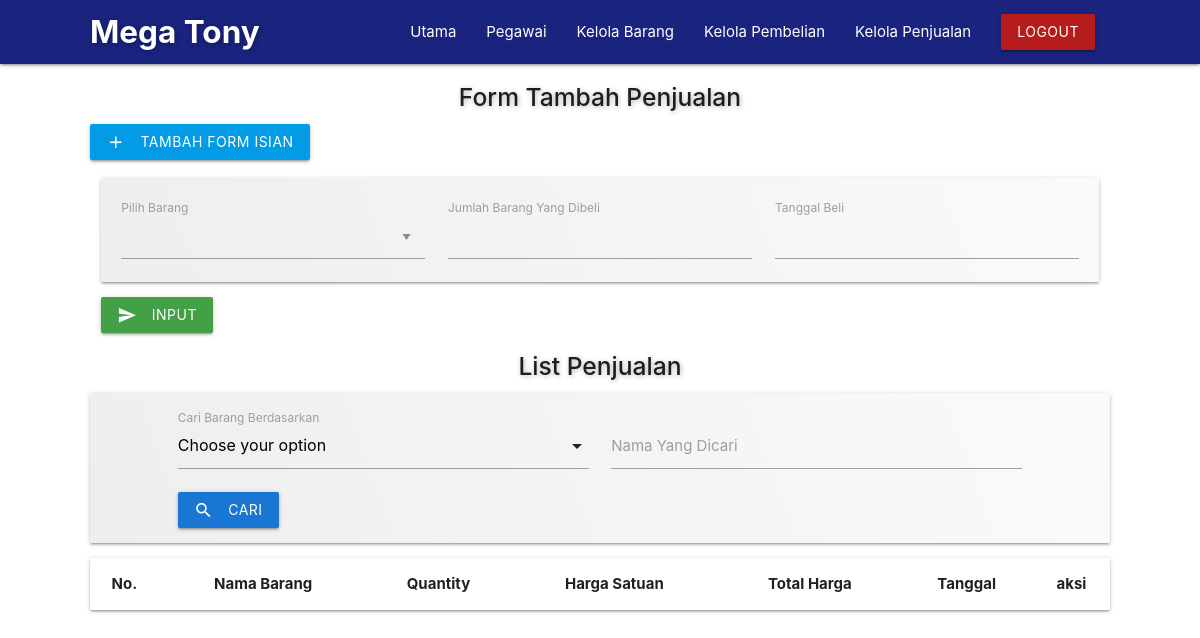
Before: /admin/penjualan.php (signed in) with the older database file.
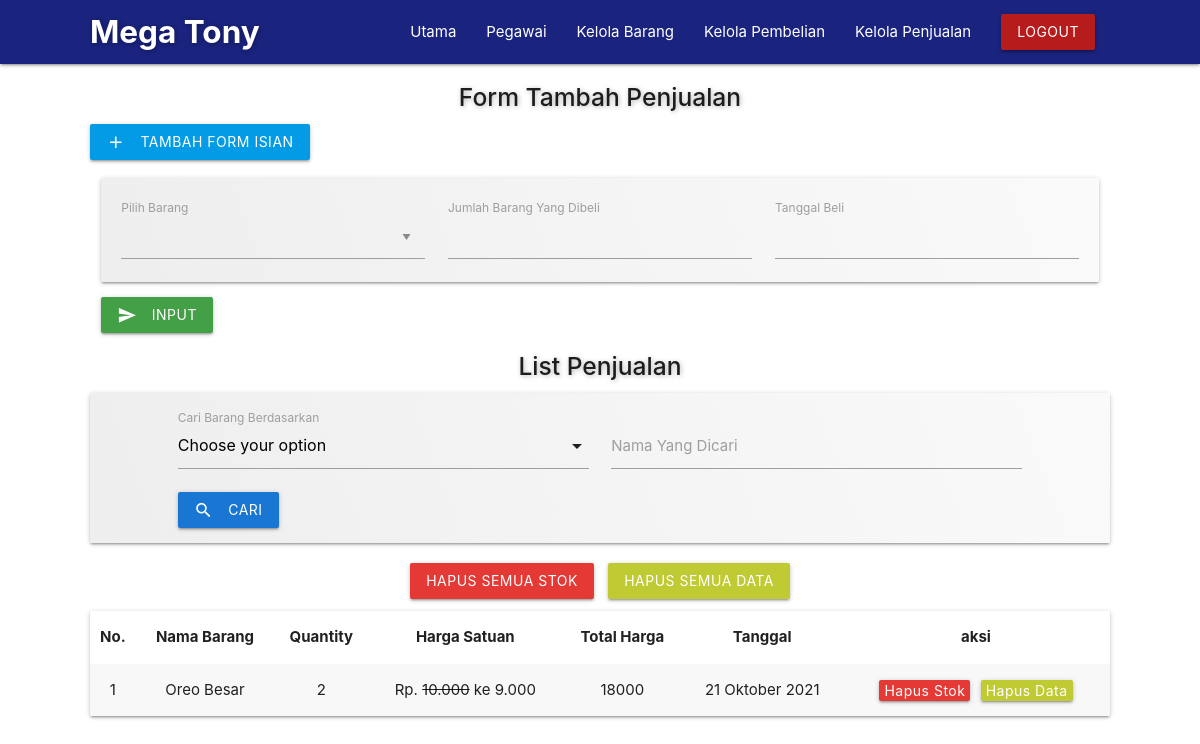
After: the same page with the newer database file.
### tables this page shows
CREATE TABLE IF NOT EXISTS `penjualan` (
  `id` int(11) NOT NULL AUTO_INCREMENT,
  `id_barang` int(11) DEFAULT NULL,
  `jum_yg_dibeli` int(11) DEFAULT NULL,
  `tot_yg_dibeli` int(11) DEFAULT NULL,
  `tanggal` datetime DEFAULT NULL,
  PRIMARY KEY (`id`)
);

CREATE TABLE IF NOT EXISTS `list_barang` (
  `id_barang` int(11) NOT NULL AUTO_INCREMENT,
  `nama_barang` text DEFAULT NULL,
  `harga` double DEFAULT NULL,
  `stok` int(11) DEFAULT NULL,
  `promo` text DEFAULT NULL,
  `diskon` int(11) DEFAULT NULL,
  `satuan` varchar(50) DEFAULT NULL,
  `unit` int(11) DEFAULT NULL,
  `tgl_expire` date DEFAULT NULL,
  `foto` text DEFAULT NULL,
  PRIMARY KEY (`id_barang`)
);

### admin/asset/datetime/datetimeFormat.php (called while the page is built, shortened)
<?php
class datetimeFormat {
    public static function TanggalIndo($date){
          $BulanIndo = array(
                            "Januari",
                            "Februari",
                            "Maret",
                            "April",
                            "Mei",
                            "Juni",
                            "Juli",
                            "Agustus",
                            "September",
                            "Oktober",
                            "November",
                            "Desember"
                            );
          $tahun = substr($date, 0, 4);
          $bulan = substr($date, 5, 2);
          $tgl   = substr($date, 8, 2);
          $result = $tgl . " " . $BulanIndo[(int)$bulan-1] . " ". $tahun;
          return($result);
    }
}
?>

### admin/penjualan.php (the view, shortened to what this page needs)
<?php
	include('template/header.php');
	include 'asset/datetime/datetimeFormat.php';
?>
<link rel="stylesheet" type="text/css" href="asset/css/pembelian-penjualan-style.css">
<?php
  $qry    = "SELECT
							a.*,
							b.nama_barang,
							b.stok,
							b.harga,
							b.diskon
						FROM penjualan a
						LEFT JOIN list_barang b ON a.id_barang=b.id_barang";
  $orderby = "id";
?>
	<section id="penjualan">
		<div class="container">
			<h5 class="center-align title-form">Form Tambah Penjualan</h5>
			<a class="waves-effect waves-light btn  light-blue darken-1" id="tambah-kolom"><i class="material-icons left">add</i>Tambah Form Isian</a>
			<div class="row">
				<form action="func/penjualan_func.php?action=insert" enctype="multipart/form-data" method="post">
				<div class="element col s12" id="div_1">
			    <div id="txt_1">
			      <div class="card-panel bg">
							<div class="row">
						    <div class="col s12 m6 l4">
					        <div class="ui-widget input-field">
					          <label>Pilih Barang</label>
					        </div>
						    </div>
				        <div class="input-field col s12 m6 l4">
				          <input placeholder="" id="jum_yg_dibeli" type="number" class="validate" name="jum_yg_dibeli[]" required>
				          <label for="jum_yg_dibeli">Jumlah Barang Yang Dibeli</label>
				        </div>
				        <div class="input-field col s12 m6 l4">
				          <input placeholder="" id="tanggal" type="text" class="validate datepicker" name="tanggal[]" required>
				          <label for="tanggal">Tanggal Beli</label>
				        </div>
						  </div>
			      </div>
			    </div>
				</div>
				<div class="col s12">
					<button type="submit" class="waves-effect waves-light btn green darken-1" id="input-penjualan"><i class="material-icons left">send</i>Input</button>
				</div>
				</form>
		  </div>
		</div>
		<div class="container list-penjualan">
			<h5 class="center-align title-form">List Penjualan</h5>
      <div class="pencarian-barang">
        <div class="card-panel bg">
          <?php include('../paginasi/pencarian.php'); ?>
        </div>
      </div>
			<div class="btn-delete center-align">
				<?php
					$data_pembelian = mysqli_query($mysqli, "SELECT * FROM penjualan");
					$jum_pembelian = mysqli_num_rows($data_pembelian);
					if ($jum_pembelian > 0) {
				?>
					<a class="waves-effect waves-light btn red darken-1 confirm-delete-all-stok" style="cursor: pointer;">Hapus Semua Stok</a>
					<a class="waves-effect waves-light btn lime darken-1 confirm-delete-all-data" style="cursor: pointer;">Hapus Semua Data</a>
				<?php } ?>
			</div>
			<div class="card-panel">
				<table class="striped centered responsive-table">
	        <thead>
	          <tr>
	          		<th>No.</th>
	              <th>Nama Barang</th>
	              <th>Quantity</th>
	              <th>Harga Satuan</th>
	              <th>Total Harga</th>
	              <th>Tanggal</th>
	              <th>aksi</th>
	          </tr>
	        </thead>
	        <tbody>
	        <?php
	        	$no = 1;
						$kolomCari=(isset($_GET['Kolom']))? $_GET['Kolom'] : "";
						$kolomKataKunci=(isset($_GET['KataKunci']))? $_GET['KataKunci'] : "";
						if($kolomCari=="" && $kolomKataKunci==""){
						  $dt = mysqli_query($mysqli, "$qry ORDER BY $orderby DESC");
						}else{
						  $dt = mysqli_query($mysqli, "$qry WHERE $kolomCari LIKE '%$kolomKataKunci%'");
						}
						while($data = mysqli_fetch_array($dt)) {
					?>
	          <tr>
	          	<td><?php echo $no; ?></td>
	            <td><?php echo $data['nama_barang']; ?></td>
	            <td><?php echo $data['jum_yg_dibeli']; ?></td>
	            <td>
            	Rp. <?php if ($data['diskon'] == 0) {
                echo number_format($data['harga'],0,",",".");
              } else {
                echo '<del>'.number_format($data['harga'],0,",",".").'</del> ke ';
                $diskon       = $data['harga'] * $data['diskon']/100;
                $harga_diskon = $data['harga'] - $diskon;
                echo number_format($harga_diskon,0,",",".");
              } ?>
	            </td>
	            <td><?php echo $data['tot_yg_dibeli']; ?></td>
	            <td><?php echo datetimeFormat::TanggalIndo($data['tanggal']); ?></td>
	            <td>
	            	<a class="waves-effect waves-light btn red darken-1 confirm-delete-stok" style="cursor: pointer;">Hapus Stok</a>
	            	<a class="waves-effect waves-light btn lime darken-1 confirm-delete-data" style="cursor: pointer;">Hapus Data</a>
	            </td>
	          </tr>
	        <?php $no++; } ?>
	        </tbody>
	      </table>
			</div>
		</div>
	</section>
<?php include('template/footer.php'); ?>

### admin/template/header.php (shortened to what this page needs)
<!DOCTYPE html>
<html>
<head>
    <link rel="stylesheet" href="https://cdn.jsdelivr.net/npm/bootstrap-icons@1.5.0/font/bootstrap-icons.css">
    <link type="text/css" rel="stylesheet" href="../css/materialize.css"  media="screen,projection"/>
    <link rel="stylesheet" type="text/css" href="asset/css/style.css">
</head>
<body>
	<div class="navbar-fixed">
      <nav class="indigo darken-4">
        <div class="container">
          <div class="nav-wrapper">
            <a href="index.php" class="brand-logo">Mega Tony</a>
            <ul class="right hide-on-med-and-down">
              <li><a href="index.php">Utama</a></li>
              <li><a href="pegawai.php">Pegawai</a></li>
              <li><a href="list-barang.php">Kelola Barang</a></li>
              <li><a href="pembelian.php">Kelola Pembelian</a></li>
              <li><a href="penjualan.php">Kelola Penjualan</a></li>
              <li><a class="waves-effect waves-light btn modal-trigger red darken-4 confirmation-logout" style="cursor: pointer;">Logout</a></li>
            </ul>
          </div>
        </div>
      </nav>
    </div>

### paginasi/pencarian.php (shortened to what this page needs)
<div class="container">
  <form method="get">
    <div class="row">
      <div class="input-field col s12 m6">
        <label>Cari Barang Berdasarkan</label>
      </div>
      <div class="input-field col s12 m6">
        <input id="input-column-paginasi" type="text" class="validate" name="KataKunci" value="<?php if(isset($_GET['KataKunci'])){echo $_GET['KataKunci'];} ?>">
        <label for="input-column-paginasi">Nama Yang Dicari</label>
      </div>
      <div class="col">
        <button type="submit" class="waves-effect waves-light btn blue darken-2"><i class="material-icons left">search</i>Cari</button>
      </div>
    </div>
  </form>
</div>

### admin/template/footer.php (shortened to what this page needs)
</body>
</html>

### admin/asset/css/style.css (style rules this page uses)
nav .brand-logo { font-weight: bold; text-shadow: 1px 1px 5px rgba(0, 0, 0, 0.3); }

### admin/asset/css/pembelian-penjualan-style.css (style rules this page uses)
#pembelian, #penjualan { margin-top: 20px; }
#pembelian #tambah-kolom, #penjualan #tambah-kolom { margin-bottom: 10px; }
#pembelian .card-panel, #penjualan .card-panel { position: relative; padding: 20px 20px 0 20px; }
#pembelian .card-panel.bg, #penjualan .card-panel.bg { background: linear-gradient(70deg, #eeeeee, #fafafa); }
#pembelian .card-panel .row, #penjualan .card-panel .row { margin-bottom: unset; }
#pembelian button#input-pembelian, #penjualan button#input-penjualan { z-index: unset; }
#pembelian .title-form, #penjualan .title-form { font-weight: 500; text-shadow: 1px 1px 5px rgba(0, 0, 0, 0.3); margin-bottom: 13px; }
#pembelian .list-barang, #penjualan .list-penjualan { padding-bottom: 40px; }
#pembelian .list-barang .card-panel, #penjualan .list-penjualan .card-panel { padding: 0; }
#pembelian .list-barang .card-panel table a, #penjualan .list-penjualan .card-panel table a { height: unset; line-height: unset; padding: 0 5px; text-transform: capitalize; margin: 0 3px; }
#pembelian .list-barang .btn-delete a, #penjualan .list-penjualan .btn-delete a { margin: 5px; z-index: unset; }
#pembelian .list-barang .pencarian-barang .card-panel, #penjualan .list-penjualan .pencarian-barang .card-panel { padding: 15px 0; }
#pembelian .select-wrapper input.select-dropdown, #pembelian .pencarian-barang button, #penjualan .select-wrapper input.select-dropdown, #penjualan .pencarian-barang button { z-index: unset; }

Changed rows visible on the page:
added penjualan: id_barang.nama_barang "Oreo Besar", jum_yg_dibeli "2", id_barang.harga "10.000", id_barang.diskon "9.000", tot_yg_dibeli "18000", tanggal "21 Oktober 2021"
Other visible differences:
text now shown: "HAPUS SEMUA STOK HAPUS SEMUA DATA"
